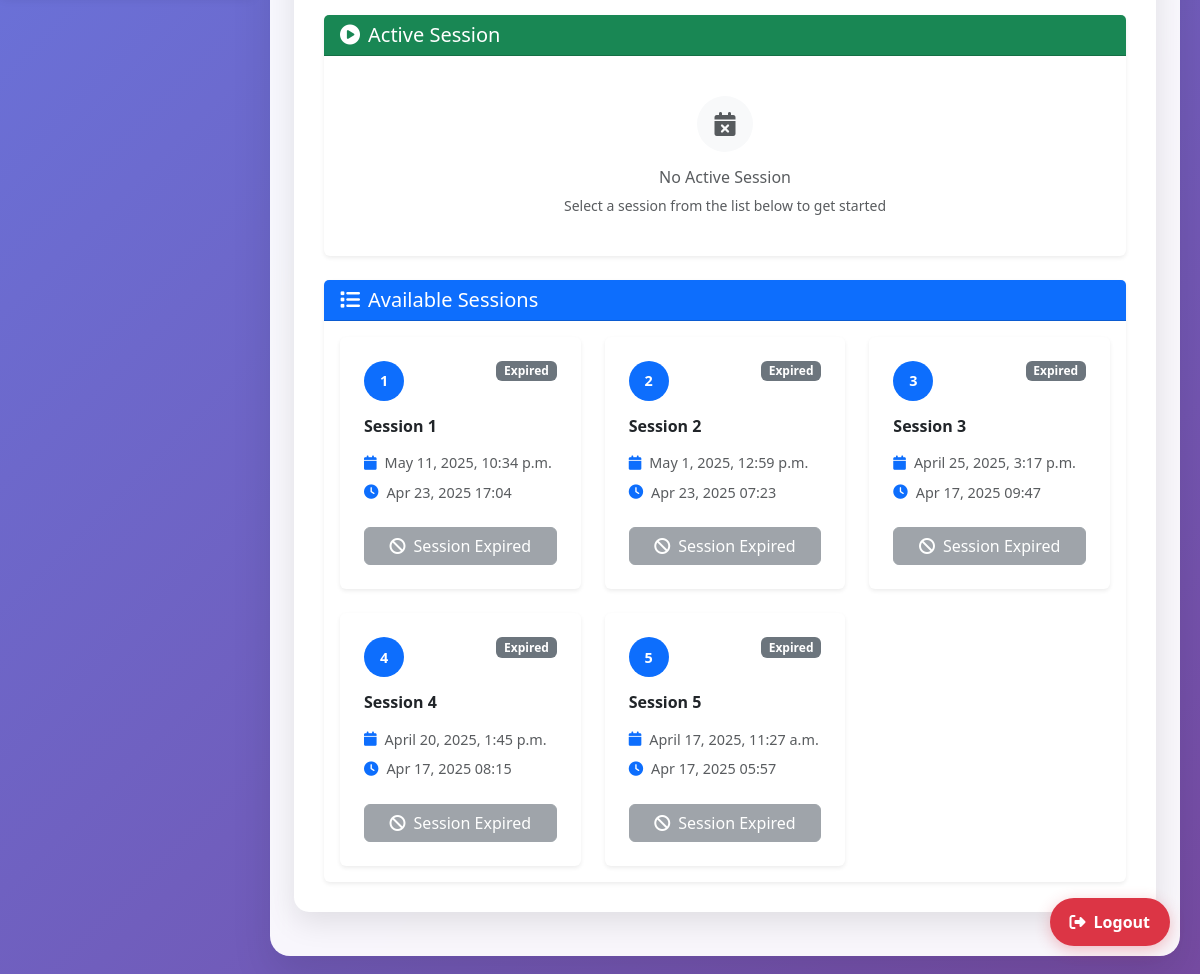
Before: /engineer/sessions/ (lower part) with the older database file.
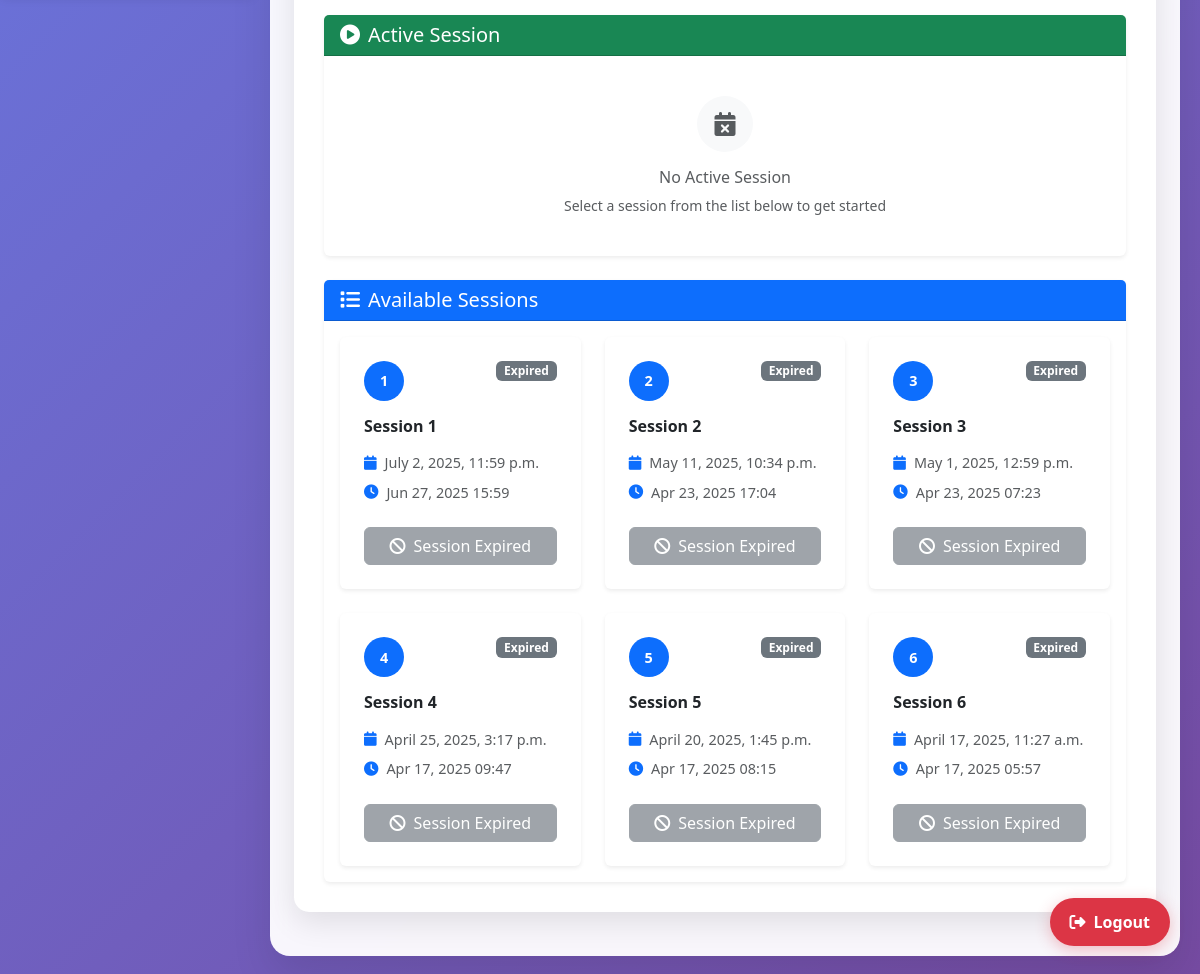
After: the same page with the newer database file.
### demo/models.py (models this page shows, shortened)
class Session(models.Model):
    session_id = models.AutoField(primary_key=True)
    date = models.DateTimeField()
    created_at = models.DateTimeField(auto_now_add=True)

### demo/views.py (the view, shortened to what this page needs)
# urls.py: path('engineer/sessions/', views.engineer_manage_sessions, name='engineer-manage-sessions'),
@csrf_protect
def engineer_manage_sessions(request):
    all_available_sessions = Session.objects.all().order_by('-created_at')
    current_active_session_id = request.session.get('engineer_active_session_id')
    current_active_session = None
    for session in all_available_sessions:
        session.is_expired = session.date < timezone.now()
    return render(request, 'engineers_Session.html', {
        'sessions': all_available_sessions,
        'active_session': current_active_session,
    })

### templates/engineers_Session.html (shortened to what the changed rows need)
{% extends 'engineer_base.html' %}
{% block content %}
<div class="row">
  <div class="col-12">
    <div class="card border-0 shadow-sm">
      <div class="card-body">
        {% if sessions %}
        <div class="row g-4">
          {% for session in sessions %}
          <div class="col-xl-4 col-lg-6 col-md-6 col-sm-12">
            <div class="card border-0 shadow-sm h-100 session-card">
              <div class="card-body p-4">
                <div class="d-flex justify-content-between align-items-start mb-3">
                  <div class="session-number bg-primary text-white rounded-circle d-flex align-items-center justify-content-center" style="width: 40px; height: 40px;">
                    <span class="fw-bold">{{ forloop.counter }}</span>
                  </div>
                  {% if session.is_expired %}
                    <span class="badge bg-secondary">Expired</span>
                  {% elif active_session and session.session_id == active_session.session_id %}
                    <span class="badge bg-success">Active</span>
                  {% else %}
                    <span class="badge bg-light text-dark">Available</span>
                  {% endif %}
                </div>
                <h6 class="card-title fw-bold mb-3">Session {{ forloop.counter }}</h6>
                <div class="session-details mb-4">
                  <div class="d-flex align-items-center mb-2">
                    <i class="fas fa-calendar text-primary me-2"></i>
                    <span class="text-muted">{{ session.date }}</span>
                  </div>
                  <div class="d-flex align-items-center">
                    <i class="fas fa-clock text-primary me-2"></i>
                    <span class="text-muted">{{ session.created_at|date:"M d, Y H:i" }}</span>
                  </div>
                </div>
                <div class="session-actions">
                  {% if session.is_expired %}
                    <button class="btn btn-secondary w-100" disabled>
                      <i class="fas fa-ban me-2"></i>Session Expired
                    </button>
                  {% endif %}
                </div>
              </div>
            </div>
          </div>
          {% endfor %}
        </div>
        {% endif %}
      </div>
    </div>
  </div>
</div>
{% endblock %}

Changed rows visible on the page:
added Session: shows "Expired", date "July 2, 2025, 11:59 p.m.", created_at "Jun 27, 2025 15:59", shows "Session Expired"
